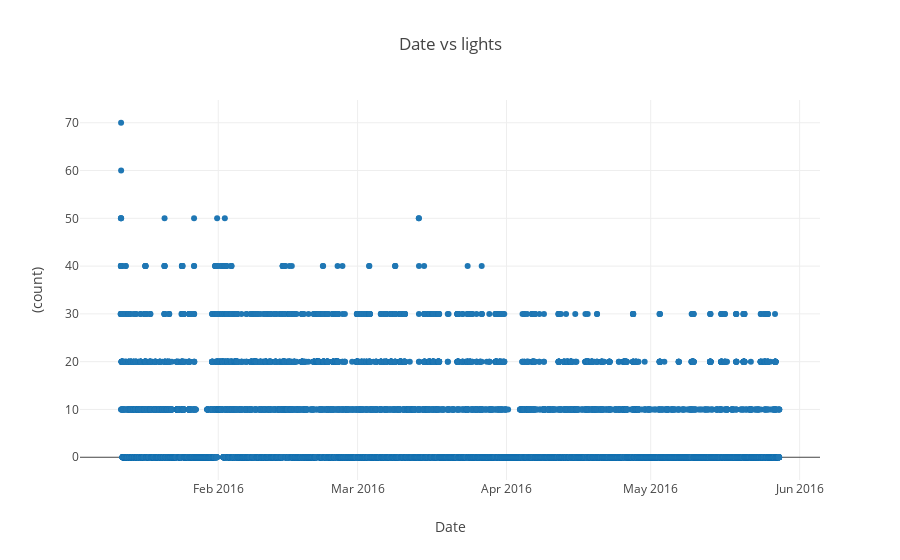

Notebook code cell kept with this figure:
### Code cell
# To understand the timeseries variation of the applaince energy consumption
visData = go.Scatter( x= df.date  ,  mode = "markers", y = df.lights )
layout = go.Layout(title = 'Date vs lights' , xaxis=dict(title='Date'), yaxis=dict(title='(count)'))
fig2 = go.Figure(data=[visData],layout=layout)

iplot(fig2)

### Figure 1 — Plotly figure (JSON) as saved in the notebook; plotly's stock layout.template omitted (floating-point values rounded to 4 significant figures; data arrays with more than 128 entries replaced by an {"elided": "..."} marker saying what was removed)
{"data": [{"mode": "markers", "type": "scatter", "uid": "b28dc787-1892-4368-b1e3-ef204f2c6daa", "x": {"elided": "19735 str values"}, "y": {"elided": "19735 int values"}}], "layout": {"title": {"text": "Date vs lights"}, "xaxis": {"title": {"text": "Date"}}, "yaxis": {"title": {"text": "(count)"}}}}
